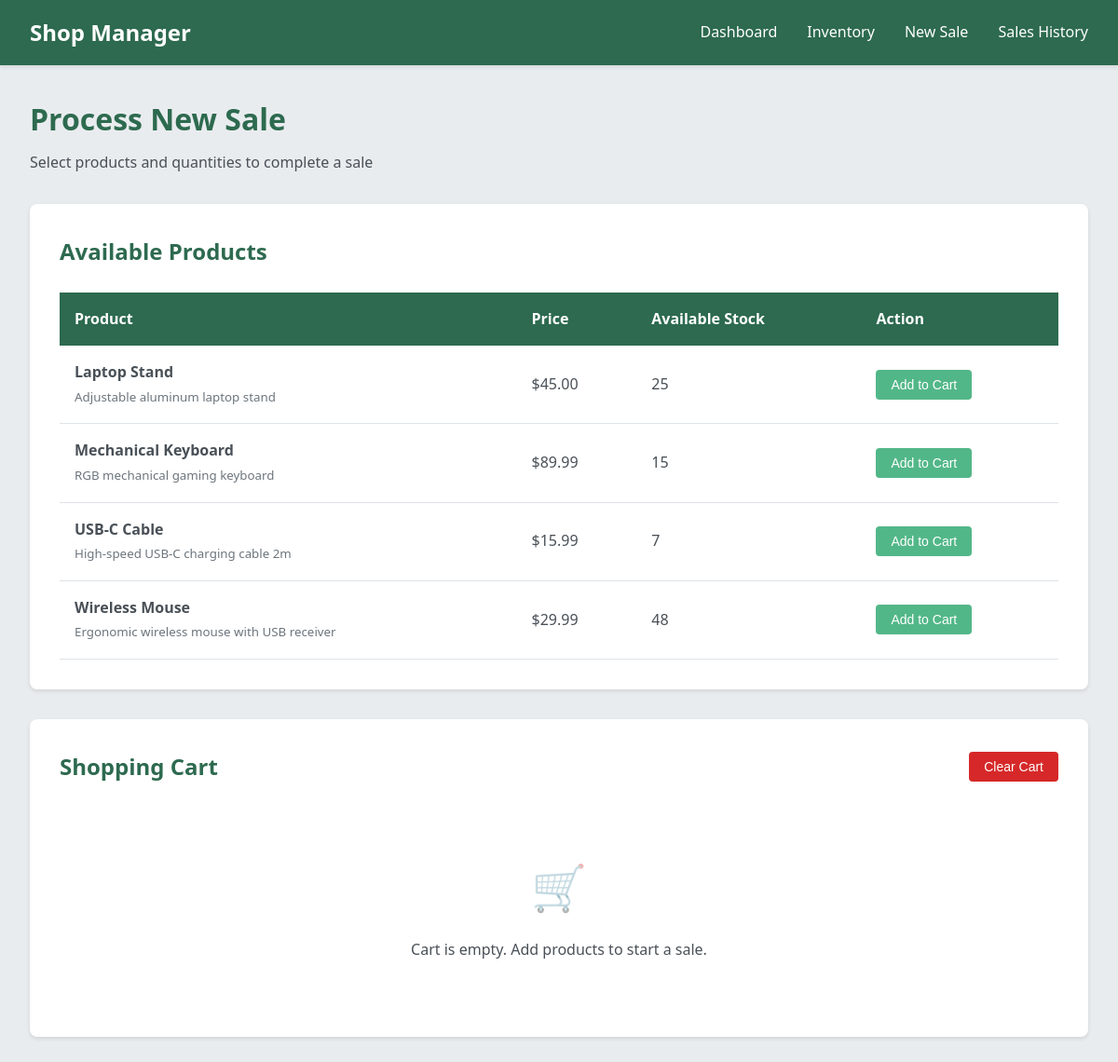
The app's page /sales with its own data.
### models.py (models this page shows, shortened)
class Product(db.Model):
    __tablename__ = 'products'
    id = db.Column(db.Integer, primary_key=True)
    name = db.Column(db.String(100), nullable=False)
    description = db.Column(db.Text)
    price = db.Column(db.Float, nullable=False)
    stock_quantity = db.Column(db.Integer, nullable=False, default=0)
    created_at = db.Column(db.DateTime, default=datetime.utcnow)
    sale_items = db.relationship('SaleItem', backref='product', lazy=True)

### app.py (the view)
@app.route('/sales')
def sales():
    products = Product.query.filter(Product.stock_quantity > 0).order_by(Product.name).all()
    return render_template('sales.html', products=products)

### templates/sales.html (shortened to what this page needs)
{% extends "base.html" %}
{% block content %}
<div class="page-header">
    <h1>Process New Sale</h1>
    <p>Select products and quantities to complete a sale</p>
</div>
<div class="card">
    <div class="card-header">
        <h2>Available Products</h2>
    </div>
    {% if products %}
    <div class="table-container">
        <table>
            <thead>
                <tr>
                    <th>Product</th>
                    <th>Price</th>
                    <th>Available Stock</th>
                    <th>Action</th>
                </tr>
            </thead>
            <tbody>
                {% for product in products %}
                <tr>
                    <td>
                        <strong>{{ product.name }}</strong>
                        {% if product.description %}
                        <br><small style="color: #6c757d;">{{ product.description }}</small>
                        {% endif %}
                    </td>
                    <td>${{ "%.2f"|format(product.price) }}</td>
                    <td>{{ product.stock_quantity }}</td>
                    <td>
                        <button class="btn btn-success btn-sm" onclick="addToCart({{ product.id }}, '{{ product.name }}', {{ product.price }}, {{ product.stock_quantity }})">
                            Add to Cart
                        </button>
                    </td>
                </tr>
                {% endfor %}
            </tbody>
        </table>
    </div>
    {% else %}
    <div class="empty-state">
        <div class="empty-state-icon">📦</div>
        <p>No products available for sale. Please add products to inventory first.</p>
        <a href="{{ url_for('inventory') }}" class="btn btn-primary">Go to Inventory</a>
    </div>
    {% endif %}
</div>
<div class="card">
    <div class="card-header">
        <h2>Shopping Cart</h2>
        <button class="btn btn-danger btn-sm" onclick="clearCart()">Clear Cart</button>
    </div>
    <div id="cart-items">
        <div class="empty-state">
            <div class="empty-state-icon">🛒</div>
            <p>Cart is empty. Add products to start a sale.</p>
        </div>
    </div>
</div>
{% endblock %}

### static/css/style.css (style rules this page uses)
* { margin: 0; padding: 0; box-sizing: border-box; }
:root { --primary-green: #2d6a4f; --light-green: #40916c; --accent-green: #52b788; --light-gray: #e9ecef; --medium-gray: #dee2e6; --dark-gray: #495057; --white: #ffffff; --success: #52b788; --danger: #d62828; --warning: #f77f00; }
body { font-family: 'Segoe UI', Tahoma, Geneva, Verdana, sans-serif; background-color: var(--light-gray); color: var(--dark-gray); line-height: 1.6; }
.page-header { margin-bottom: 2rem; }
.page-header h1 { color: var(--primary-green); font-size: 2rem; margin-bottom: 0.5rem; }
.page-header p { color: var(--dark-gray); }
.card { background: var(--white); padding: 2rem; border-radius: 8px; box-shadow: 0 2px 4px rgba(0,0,0,0.1); margin-bottom: 2rem; }
.card-header { display: flex; justify-content: space-between; align-items: center; margin-bottom: 1.5rem; }
.card-header h2 { color: var(--primary-green); font-size: 1.5rem; }
.btn { padding: 0.75rem 1.5rem; border: none; border-radius: 4px; font-size: 1rem; font-weight: 500; cursor: pointer; transition: all 0.3s; text-decoration: none; display: inline-block; }
.btn-success { background-color: var(--success); color: var(--white); }
.btn-danger { background-color: var(--danger); color: var(--white); }
.btn-sm { padding: 0.5rem 1rem; font-size: 0.875rem; }
.table-container { overflow-x: auto; }
table { width: 100%; border-collapse: collapse; }
thead { background-color: var(--primary-green); color: var(--white); }
th { padding: 1rem; text-align: left; font-weight: 600; }
td { padding: 1rem; border-bottom: 1px solid var(--medium-gray); }
.empty-state { text-align: center; padding: 3rem; color: var(--dark-gray); }
.empty-state-icon { font-size: 3rem; margin-bottom: 1rem; opacity: 0.5; }

### records on screen
Product: name "Laptop Stand", description "Adjustable aluminum laptop stand", price "45.00", stock_quantity "25"
Product: name "Mechanical Keyboard", description "RGB mechanical gaming keyboard", price "89.99", stock_quantity "15"
Product: name "USB-C Cable", description "High-speed USB-C charging cable 2m", price "15.99", stock_quantity "7"
Product: name "Wireless Mouse", description "Ergonomic wireless mouse with USB receiver", price "29.99", stock_quantity "48"
